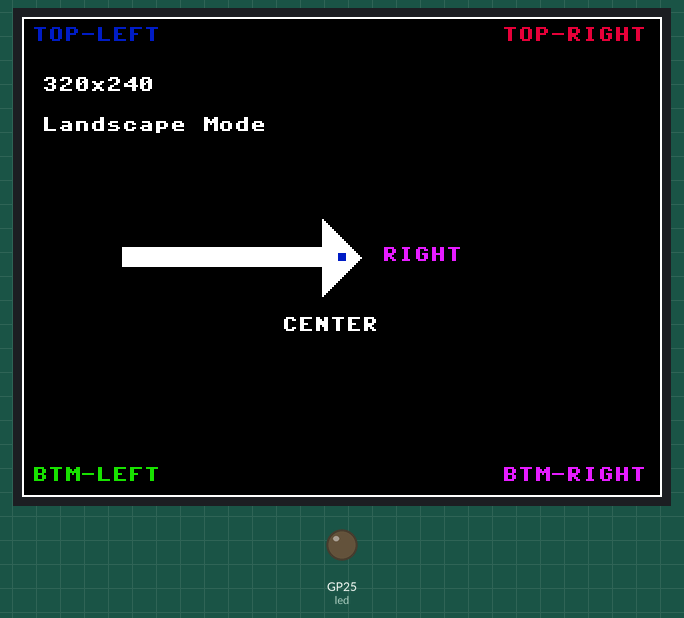
Simulated run of this program. Board: Raspberry Pi Pico running MicroPython. On the bench: 320×240 colour display, output pins drawn as LEDs (lit = HIGH). Pins used as bus, display or sensor lines are not drawn; what the program prints to the serial console is not drawn.

Above: at 1.6 s.
At 6.9 s:
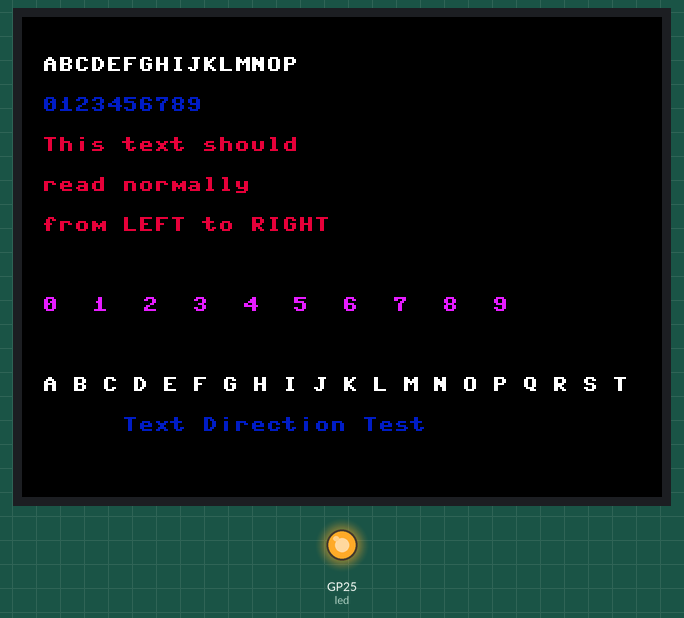
Timing chart, 0 to 8.4 s (numbered marks = the images above):
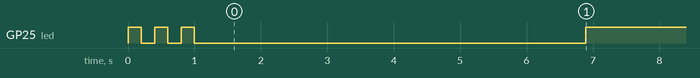

The program:

test-tft.py
```python
# Fixed TFT ILI9341 Test - Corrected Mirroring Issue
# MicroPython implementation

import machine
import utime
from machine import Pin, SPI
import framebuf

# TFT ILI9341 Configuration
TFT_SPI_ID = 0
TFT_SCK_PIN = 18   # GP18 - SPI Clock
TFT_MOSI_PIN = 19  # GP19 - SPI MOSI
TFT_CS_PIN = 17    # GP17 - Chip Select
TFT_DC_PIN = 16    # GP16 - Data/Command
TFT_RST_PIN = 20   # GP20 - Reset

class ILI9341:
    def __init__(self, spi, cs, dc, rst, rotation=1):
        self.spi = spi
        self.cs = cs
        self.dc = dc
        self.rst = rst
        self.rotation = rotation

        # Set dimensions based on rotation
        if rotation in [0, 2]:  # Portrait
            self.width = 240
            self.height = 320
        else:  # Landscape
            self.width = 320
            self.height = 240

        print(f"Display size: {self.width}x{self.height}, rotation: {rotation}")

        print("Initializing TFT pins...")
        # Initialize control pins
        self.cs.init(Pin.OUT, value=1)
        self.dc.init(Pin.OUT, value=0)
        self.rst.init(Pin.OUT, value=1)

        print("Creating framebuffer...")
        # Create framebuffer (16-bit RGB565 color)
        self.buffer = bytearray(self.width * self.height * 2)
        self.framebuf = framebuf.FrameBuffer(self.buffer, self.width, self.height, framebuf.RGB565)

        print("Initializing display...")
        self._init_display()
        print("TFT initialization complete!")

    def _write_cmd(self, cmd):
        """Send command to display"""
        self.cs.value(0)
        self.dc.value(0)  # Command mode
        self.spi.write(bytes([cmd]))
        self.cs.value(1)

    def _write_data(self, data):
        """Send data to display"""
        self.cs.value(0)
        self.dc.value(1)  # Data mode
        if isinstance(data, int):
            self.spi.write(bytes([data]))
        else:
            self.spi.write(data)
        self.cs.value(1)

    def _init_display(self):
        """Initialize ILI9341 display"""
        print("Resetting display...")
        # Hardware reset
        self.rst.value(0)
        utime.sleep_ms(10)
        self.rst.value(1)
        utime.sleep_ms(120)

        print("Sending initialization commands...")

        # Software reset
        self._write_cmd(0x01)
        utime.sleep_ms(5)

        # Display off
        self._write_cmd(0x28)

        # Power control A
        self._write_cmd(0xCB)
        self._write_data(bytes([0x39, 0x2C, 0x00, 0x34, 0x02]))

        # Power control B
        self._write_cmd(0xCF)
        self._write_data(bytes([0x00, 0xC1, 0x30]))

        # Driver timing control A
        self._write_cmd(0xE8)
        self._write_data(bytes([0x85, 0x00, 0x78]))

        # Driver timing control B
        self._write_cmd(0xEA)
        self._write_data(bytes([0x00, 0x00]))

        # Power on sequence control
        self._write_cmd(0xED)
        self._write_data(bytes([0x64, 0x03, 0x12, 0x81]))

        # Pump ratio control
        self._write_cmd(0xF7)
        self._write_data(0x20)

        # Power control 1
        self._write_cmd(0xC0)
        self._write_data(0x23)

        # Power control 2
        self._write_cmd(0xC1)
        self._write_data(0x10)

        # VCOM control 1
        self._write_cmd(0xC5)
        self._write_data(bytes([0x3E, 0x28]))

        # VCOM control 2
        self._write_cmd(0xC7)
        self._write_data(0x86)

        # Memory Access Control - FIXED MIRRORING
        self._write_cmd(0x36)
        if self.rotation == 0:    # Portrait
            self._write_data(0x48)    # MY=0, MX=1, MV=0, ML=0, BGR=1, MH=0
        elif self.rotation == 1:  # Landscape (corrected)
            self._write_data(0x28)    # MY=0, MX=0, MV=1, ML=0, BGR=1, MH=0
        elif self.rotation == 2:  # Portrait flipped
            self._write_data(0x88)    # MY=1, MX=0, MV=0, ML=0, BGR=1, MH=0
        elif self.rotation == 3:  # Landscape flipped
            self._write_data(0xE8)    # MY=1, MX=1, MV=1, ML=0, BGR=1, MH=0

        # Pixel Format Set (16-bit color)
        self._write_cmd(0x3A)
        self._write_data(0x55)

        # Frame Rate Control
        self._write_cmd(0xB1)
        self._write_data(bytes([0x00, 0x18]))

        # Display Function Control
        self._write_cmd(0xB6)
        self._write_data(bytes([0x08, 0x82, 0x27]))

        # Gamma Set
        self._write_cmd(0x26)
        self._write_data(0x01)

        # Positive Gamma Correction
        self._write_cmd(0xE0)
        self._write_data(bytes([0x0F, 0x31, 0x2B, 0x0C, 0x0E, 0x08, 0x4E, 0xF1,
                               0x37, 0x07, 0x10, 0x03, 0x0E, 0x09, 0x00]))

        # Negative Gamma Correction
        self._write_cmd(0xE1)
        self._write_data(bytes([0x00, 0x0E, 0x14, 0x03, 0x11, 0x07, 0x31, 0xC1,
                               0x48, 0x08, 0x0F, 0x0C, 0x31, 0x36, 0x0F]))

        # Sleep Out
        self._write_cmd(0x11)
        utime.sleep_ms(120)

        # Display On
        self._write_cmd(0x29)
        utime.sleep_ms(10)

        print("Display commands sent, clearing screen...")
        self.fill(0x0000)  # Clear to black
        self.show()

    def fill(self, color):
        """Fill entire screen with color"""
        self.framebuf.fill(color)

    def pixel(self, x, y, color):
        """Set pixel at x,y to color"""
        if 0 <= x < self.width and 0 <= y < self.height:
            self.framebuf.pixel(x, y, color)

    def text(self, string, x, y, color=0xFFFF):
        """Draw text at position"""
        self.framebuf.text(string, x, y, color)

    def line(self, x1, y1, x2, y2, color):
        """Draw line from (x1,y1) to (x2,y2)"""
        self.framebuf.line(x1, y1, x2, y2, color)

    def rect(self, x, y, w, h, color):
        """Draw rectangle outline"""
        self.framebuf.rect(x, y, w, h, color)

    def fill_rect(self, x, y, w, h, color):
        """Draw filled rectangle"""
        self.framebuf.fill_rect(x, y, w, h, color)

    def show(self):
        """Update display with framebuffer contents"""
        # Set column address (X coordinates)
        self._write_cmd(0x2A)  # Column Address Set
        self._write_data(bytes([0x00, 0x00, (self.width-1) >> 8, (self.width-1) & 0xFF]))

        # Set page address (Y coordinates)
        self._write_cmd(0x2B)  # Page Address Set
        self._write_data(bytes([0x00, 0x00, (self.height-1) >> 8, (self.height-1) & 0xFF]))

        # Start memory write
        self._write_cmd(0x2C)  # Memory Write

        # Send framebuffer data
        self.cs.value(0)
        self.dc.value(1)  # Data mode
        self.spi.write(self.buffer)
        self.cs.value(1)

def test_orientation():
    """Test display orientation with clear directional indicators"""
    print("=== Testing Display Orientation ===")

    # Initialize SPI
    spi = SPI(TFT_SPI_ID, baudrate=40000000,
              sck=Pin(TFT_SCK_PIN), mosi=Pin(TFT_MOSI_PIN))

    # Create display in landscape mode
    tft = ILI9341(spi, Pin(TFT_CS_PIN), Pin(TFT_DC_PIN), Pin(TFT_RST_PIN), rotation=1)

    # Colors
    BLACK = 0x0000
    WHITE = 0xFFFF
    RED = 0xF800
    GREEN = 0x07E0
    BLUE = 0x001F
    YELLOW = 0xFFE0

    print("Drawing orientation test pattern...")

    # Clear screen
    tft.fill(BLACK)

    # Draw arrow pointing RIGHT (should point to the actual right side)
    arrow_x = 50
    arrow_y = tft.height // 2

    # Arrow body (horizontal line)
    tft.fill_rect(arrow_x, arrow_y - 5, 100, 10, WHITE)

    # Arrow head (triangle pointing right)
    for i in range(20):
        tft.line(arrow_x + 100, arrow_y - i, arrow_x + 100 + i, arrow_y, WHITE)
        tft.line(arrow_x + 100, arrow_y + i, arrow_x + 100 + i, arrow_y, WHITE)

    # Label the arrow
    tft.text("RIGHT", arrow_x + 130, arrow_y - 5, YELLOW)

    # Draw corner labels (these should appear in correct corners)
    tft.text("TOP-LEFT", 5, 5, RED)
    tft.text("TOP-RIGHT", tft.width - 80, 5, GREEN)
    tft.text("BTM-LEFT", 5, tft.height - 15, BLUE)
    tft.text("BTM-RIGHT", tft.width - 80, tft.height - 15, YELLOW)

    # Draw border
    tft.rect(0, 0, tft.width, tft.height, WHITE)

    # Center info
    center_x = tft.width // 2
    center_y = tft.height // 2
    tft.text("CENTER", center_x - 30, center_y + 30, WHITE)
    tft.fill_rect(center_x - 2, center_y - 2, 4, 4, RED)  # Center dot

    # Display info
    tft.text(f"{tft.width}x{tft.height}", 10, 30, WHITE)
    tft.text("Landscape Mode", 10, 50, WHITE)

    tft.show()

    print("Test pattern displayed!")
    print("Check if:")
    print("- Arrow points to the RIGHT side of the screen")
    print("- Corner labels are in the correct corners")
    print("- Text reads normally (not mirrored)")
    print("- Full screen area is used")

def test_text_direction():
    """Test text reading direction"""
    print("=== Testing Text Direction ===")

    spi = SPI(TFT_SPI_ID, baudrate=40000000,
              sck=Pin(TFT_SCK_PIN), mosi=Pin(TFT_MOSI_PIN))

    tft = ILI9341(spi, Pin(TFT_CS_PIN), Pin(TFT_DC_PIN), Pin(TFT_RST_PIN), rotation=1)

    # Define all colors needed
    BLACK = 0x0000
    WHITE = 0xFFFF
    RED = 0xF800
    GREEN = 0x07E0
    YELLOW = 0xFFE0

    tft.fill(BLACK)

    # Test normal text reading
    tft.text("ABCDEFGHIJKLMNOP", 10, 20, WHITE)
    tft.text("0123456789", 10, 40, RED)
    tft.text("This text should", 10, 60, GREEN)
    tft.text("read normally", 10, 80, GREEN)
    tft.text("from LEFT to RIGHT", 10, 100, GREEN)

    # Test numbers in sequence
    for i in range(10):
        tft.text(str(i), 10 + i * 25, 140, YELLOW)

    # Alphabet test
    alphabet = "ABCDEFGHIJKLMNOPQRSTUVWXYZ"
    for i, char in enumerate(alphabet[:20]):  # First 20 chars
        tft.text(char, 10 + i * 15, 180, WHITE)

    tft.text("Text Direction Test", 50, 200, RED)

    tft.show()

    print("Text direction test displayed!")
    print("All text should read normally from left to right")

def main():
    """Main function"""
    led = Pin(25, Pin.OUT)

    try:
        # Blink LED to show we're starting
        for i in range(3):
            led.on()
            utime.sleep(0.2)
            led.off()
            utime.sleep(0.2)

        print("Running orientation test...")
        test_orientation()
        utime.sleep(5)

        print("Running text direction test...")
        test_text_direction()

        # Success - steady LED
        led.on()
        print("Tests completed successfully!")

        while True:
            utime.sleep(1)

    except Exception as e:
        print(f"Test failed with error: {e}")
        import sys
        sys.print_exception(e)

        # Error - fast blinking LED
        for i in range(20):
            led.on()
            utime.sleep(0.1)
            led.off()
            utime.sleep(0.1)

if __name__ == "__main__":
    main()
```

Measured:
- what the display in image 0 shows lasts 5.2 s, from 1.5 s to 6.7 s
